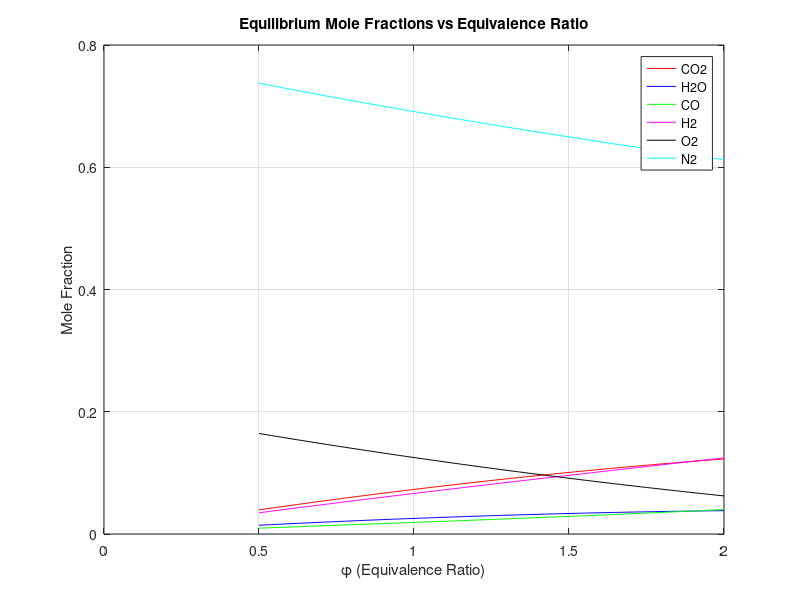

Source code (MATLAB):
% Constants and Input
function AlineaDi_equilibrium()
  R = 8.314;  % Universal gas constant [J/mol/K]
  P = 1;      % Pressure in atm
  P0 = 1;     % Reference pressure in atm

  % Equivalence ratio range
  phi = 0.5:0.01:2.0;
  T = 2000;   % Temperature in Kelvin (assumed constant for now)

  % Initial species (moles)
  CH4_input = phi;
  O2_input = 2.0;
  N2_input = 7.52;

  % Preallocate arrays for results
  mole_fractions = zeros(length(phi), 6);  % For CO2, H2O, CO, H2, O2, N2

  for i = 1:length(phi)
    phi_i = phi(i);

    % Initial guess for moles of products
    n = [1, 1, 0, 0, 0, 7.52];  % [n_CO2, n_H2O, n_CO, n_H2, n_O2, n_N2]

    % Solve equilibrium equations using fsolve
    n_eq = fsolve(@(n) equilibrium_equations_kn(n, CH4_input(i), O2_input, N2_input, P, T, P0), n);

    % Calculate mole fractions
    n_tot = sum(n_eq);
    mole_fractions(i, :) = n_eq / n_tot;
  end

  % Plot mole fractions
  plot(phi, mole_fractions(:, 1), 'r', 'DisplayName', 'CO2');
  hold on;
  plot(phi, mole_fractions(:, 2), 'b', 'DisplayName', 'H2O');
  plot(phi, mole_fractions(:, 3), 'g', 'DisplayName', 'CO');
  plot(phi, mole_fractions(:, 4), 'm', 'DisplayName', 'H2');
  plot(phi, mole_fractions(:, 5), 'k', 'DisplayName', 'O2');
  plot(phi, mole_fractions(:, 6), 'c', 'DisplayName', 'N2');
  hold off;
  xlabel('\phi (Equivalence Ratio)');
  ylabel('Mole Fraction');
  title('Equilibrium Mole Fractions vs Equivalence Ratio');
  legend('show');
  grid on;

end

% Equilibrium equations
function F = equilibrium_equations_kn(n, CH4_input, O2_input, N2_input, P, T, P0)
  R = 8.314;  % Universal gas constant [J/mol/K]

  % Extract variables
  n_CO2 = n(1);
  n_H2O = n(2);
  n_CO = n(3);
  n_H2 = n(4);
  n_O2 = n(5);
  n_N2 = n(6);

  % Total moles
  n_tot = sum(n);

  % Equilibrium constants (Kn)
  Kn_H2O = (P / (n_tot * P0))^0.5 * 10^(T/1000 - 1);  % Example temperature-dep. relation
  Kn_CO2 = (P / (n_tot * P0))^0.5 * 10^(T/2000 - 1);  % Example temperature-dep. relation

  % Mass balance equations
  F(1) = CH4_input - (n_CO2 + n_CO);
  F(2) = 2 * CH4_input - (2 * n_H2O + 2 * n_H2);
  F(3) = 2 * O2_input - (2 * n_O2 + n_CO2 + n_H2O + n_CO);
  F(4) = N2_input - n_N2;

  % Equilibrium relations
  F(5) = Kn_H2O - (n_H2 * n_O2^(0.5)) / n_H2O;
  F(6) = Kn_CO2 - (n_CO * n_O2^(0.5)) / n_CO2;
end


AlineaDi_equilibrium()

